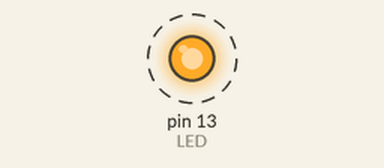
A sketch run on a simulated Arduino Uno, built with avr-gcc and run on an emulated ATmega328P. Parts: output pins drawn as LEDs (lit = HIGH). Dashed ring = blinking.

Above: at 0.5 s.
Timing chart, 0 to 4.6 s (numbered marks = the images above):
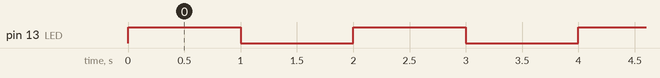

Measured:
- by itself, pin 13 (LED): alternates HIGH for 1.0 s and LOW for 1.0 s

The sketch:

ex1_1.ino
```cpp
/*
Here is a code of EELab Lab 05 exp1
Written  BY Keith Lin (KYLiN)
Date : 2022 / 3 /22
*/

int LED = 13;
boolean state = true;

void setup() {
    pinMode(LED, OUTPUT);
}

void loop() {
    digitalWrite(LED, state);
    delay(1000);
    state = !state;
}
```
